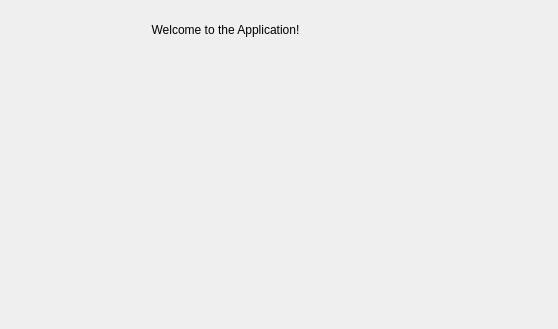
<?xml version="1.0" encoding="UTF-8"?>
<ui version="4.0">
 <class>Home</class>
 <widget class="QWidget" name="Home">
  <property name="geometry">
   <rect>
    <x>0</x>
    <y>0</y>
    <width>558</width>
    <height>329</height>
   </rect>
  </property>
  <widget class="QLabel" name="welcome_label">
   <property name="geometry">
    <rect>
     <x>60</x>
     <y>20</y>
     <width>331</width>
     <height>20</height>
    </rect>
   </property>
   <property name="text">
    <string>Welcome to the Application!</string>
   </property>
   <property name="alignment">
    <set>Qt::AlignCenter</set>
   </property>
  </widget>
  <widget class="QLabel" name="penguin_gif">
   <property name="geometry">
    <rect>
     <x>160</x>
     <y>100</y>
     <width>141</width>
     <height>131</height>
    </rect>
   </property>
   <property name="alignment">
    <set>Qt::AlignCenter</set>
   </property>
  </widget>
 </widget>
 <resources/>
 <connections/>
</ui>
